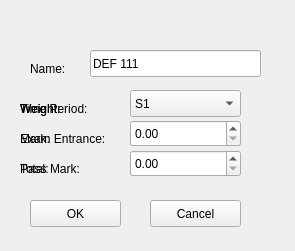
<?xml version="1.0" encoding="UTF-8"?>
<ui version="4.0">
 <class>EditAssess</class>
 <widget class="QWidget" name="EditAssess">
  <property name="geometry">
   <rect>
    <x>0</x>
    <y>0</y>
    <width>295</width>
    <height>251</height>
   </rect>
  </property>
  <property name="windowTitle">
   <string>Form</string>
  </property>
  <property name="windowIcon">
   <iconset>
    <normaloff>../../../../../Desktop/Raven-on-red.png</normaloff>../../../../../Desktop/Raven-on-red.png</iconset>
  </property>
  <widget class="QPushButton" name="btnOK">
   <property name="geometry">
    <rect>
     <x>30</x>
     <y>200</y>
     <width>91</width>
     <height>27</height>
    </rect>
   </property>
   <property name="text">
    <string>OK</string>
   </property>
  </widget>
  <widget class="QPushButton" name="btnCancel">
   <property name="geometry">
    <rect>
     <x>150</x>
     <y>200</y>
     <width>91</width>
     <height>27</height>
    </rect>
   </property>
   <property name="text">
    <string>Cancel</string>
   </property>
  </widget>
  <widget class="QLineEdit" name="edtName">
   <property name="geometry">
    <rect>
     <x>90</x>
     <y>50</y>
     <width>171</width>
     <height>27</height>
    </rect>
   </property>
   <property name="text">
    <string>DEF 111</string>
   </property>
  </widget>
  <widget class="QWidget" name="wgtAssess" native="true">
   <property name="geometry">
    <rect>
     <x>0</x>
     <y>80</y>
     <width>351</width>
     <height>111</height>
    </rect>
   </property>
   <widget class="QLabel" name="label_9">
    <property name="geometry">
     <rect>
      <x>20</x>
      <y>80</y>
      <width>62</width>
      <height>17</height>
     </rect>
    </property>
    <property name="text">
     <string>Total:</string>
    </property>
   </widget>
   <widget class="QLabel" name="label_10">
    <property name="geometry">
     <rect>
      <x>20</x>
      <y>50</y>
      <width>111</width>
      <height>17</height>
     </rect>
    </property>
    <property name="text">
     <string>Mark:</string>
    </property>
   </widget>
   <widget class="QLabel" name="label_11">
    <property name="geometry">
     <rect>
      <x>20</x>
      <y>20</y>
      <width>91</width>
      <height>17</height>
     </rect>
    </property>
    <property name="text">
     <string>Weight:</string>
    </property>
   </widget>
   <widget class="QDoubleSpinBox" name="sbxWeight_2">
    <property name="geometry">
     <rect>
      <x>130</x>
      <y>10</y>
      <width>111</width>
      <height>27</height>
     </rect>
    </property>
    <property name="maximum">
     <double>1000.000000000000000</double>
    </property>
   </widget>
   <widget class="QDoubleSpinBox" name="sbxMark">
    <property name="geometry">
     <rect>
      <x>130</x>
      <y>40</y>
      <width>111</width>
      <height>27</height>
     </rect>
    </property>
    <property name="maximum">
     <double>1000.000000000000000</double>
    </property>
   </widget>
   <widget class="QDoubleSpinBox" name="sbxTotal">
    <property name="geometry">
     <rect>
      <x>130</x>
      <y>70</y>
      <width>111</width>
      <height>27</height>
     </rect>
    </property>
    <property name="maximum">
     <double>10000.000000000000000</double>
    </property>
   </widget>
  </widget>
  <widget class="QLabel" name="label">
   <property name="geometry">
    <rect>
     <x>30</x>
     <y>60</y>
     <width>62</width>
     <height>17</height>
    </rect>
   </property>
   <property name="text">
    <string>Name:</string>
   </property>
  </widget>
  <widget class="QWidget" name="wgtAssessGroup" native="true">
   <property name="geometry">
    <rect>
     <x>0</x>
     <y>80</y>
     <width>291</width>
     <height>51</height>
    </rect>
   </property>
   <widget class="QLabel" name="label_8">
    <property name="geometry">
     <rect>
      <x>20</x>
      <y>20</y>
      <width>91</width>
      <height>17</height>
     </rect>
    </property>
    <property name="text">
     <string>Weight:</string>
    </property>
   </widget>
   <widget class="QDoubleSpinBox" name="sbxWeight">
    <property name="geometry">
     <rect>
      <x>130</x>
      <y>10</y>
      <width>111</width>
      <height>27</height>
     </rect>
    </property>
    <property name="maximum">
     <double>1000.000000000000000</double>
    </property>
   </widget>
  </widget>
  <widget class="QWidget" name="wgtModule" native="true">
   <property name="geometry">
    <rect>
     <x>0</x>
     <y>80</y>
     <width>251</width>
     <height>121</height>
    </rect>
   </property>
   <widget class="QLabel" name="label_4">
    <property name="geometry">
     <rect>
      <x>20</x>
      <y>80</y>
      <width>81</width>
      <height>17</height>
     </rect>
    </property>
    <property name="text">
     <string>Pass Mark:</string>
    </property>
   </widget>
   <widget class="QLabel" name="label_3">
    <property name="geometry">
     <rect>
      <x>20</x>
      <y>50</y>
      <width>111</width>
      <height>17</height>
     </rect>
    </property>
    <property name="text">
     <string>Exam Entrance:</string>
    </property>
   </widget>
   <widget class="QComboBox" name="cbxPeriod">
    <property name="geometry">
     <rect>
      <x>130</x>
      <y>10</y>
      <width>111</width>
      <height>27</height>
     </rect>
    </property>
    <item>
     <property name="text">
      <string>S1</string>
     </property>
    </item>
    <item>
     <property name="text">
      <string>S2</string>
     </property>
    </item>
    <item>
     <property name="text">
      <string>Year</string>
     </property>
    </item>
    <item>
     <property name="text">
      <string>Q1</string>
     </property>
    </item>
    <item>
     <property name="text">
      <string>Q2</string>
     </property>
    </item>
    <item>
     <property name="text">
      <string>Q3</string>
     </property>
    </item>
    <item>
     <property name="text">
      <string>Q4</string>
     </property>
    </item>
    <item>
     <property name="text">
      <string>Other</string>
     </property>
    </item>
   </widget>
   <widget class="QLabel" name="label_2">
    <property name="geometry">
     <rect>
      <x>20</x>
      <y>20</y>
      <width>91</width>
      <height>17</height>
     </rect>
    </property>
    <property name="text">
     <string>Time Period:</string>
    </property>
   </widget>
   <widget class="QDoubleSpinBox" name="sbxExamEnt">
    <property name="geometry">
     <rect>
      <x>130</x>
      <y>40</y>
      <width>111</width>
      <height>27</height>
     </rect>
    </property>
    <property name="maximum">
     <double>100.000000000000000</double>
    </property>
   </widget>
   <widget class="QDoubleSpinBox" name="sbxPassMark">
    <property name="geometry">
     <rect>
      <x>130</x>
      <y>70</y>
      <width>111</width>
      <height>27</height>
     </rect>
    </property>
   </widget>
  </widget>
 </widget>
 <resources/>
 <connections/>
</ui>
